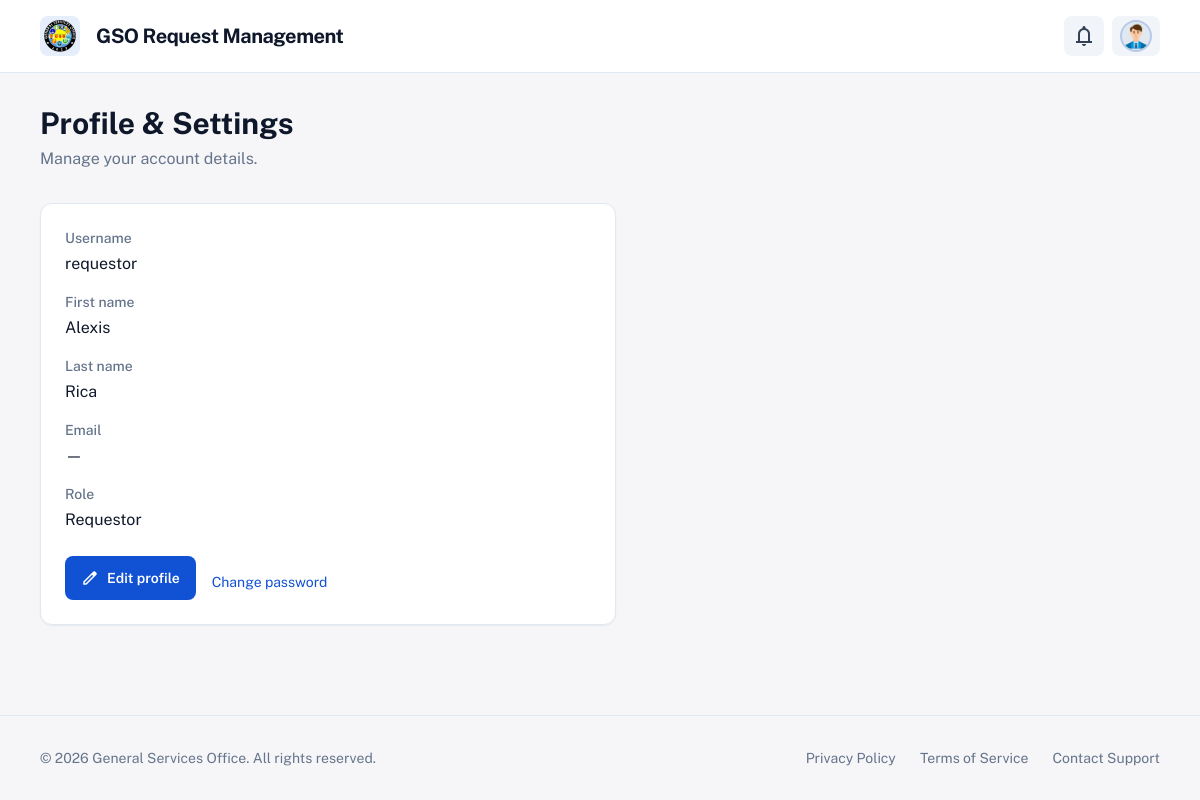
The page /accounts/requestor/profile/ (signed in) on the database its author committed.
### apps/gso_accounts/models.py (models this page shows, shortened)
class User(AbstractUser):
    AVATAR_CHOICES = (
        ('man1', 'Man 1'),
        ('man2', 'Man 2'),
        ('man3', 'Man 3'),
        ('man4', 'Man 4'),
        ('man5', 'Man 5'),
        ('man6', 'Man 6'),
        ('man7', 'Man 7'),
        ('man8', 'Man 8'),
        ('man9', 'Man 9'),
        ('woman1', 'Woman 1'),
        ('woman2', 'Woman 2'),
        ('woman3', 'Woman 3'),
        ('woman4', 'Woman 4'),
        ('woman5', 'Woman 5'),
        ('woman6', 'Woman 6'),
        ('woman7', 'Woman 7'),
        ('woman8', 'Woman 8'),
    )
    class Role(models.TextChoices):
        REQUESTOR = 'REQUESTOR', 'Requestor'
        UNIT_HEAD = 'UNIT_HEAD', 'Unit Head'
        PERSONNEL = 'PERSONNEL', 'Personnel'
        GSO_OFFICE = 'GSO_OFFICE', 'GSO Office'
        DIRECTOR = 'DIRECTOR', 'Director'
    role = models.CharField(
        max_length=20,
        choices=Role.choices,
        default=Role.REQUESTOR,
    )
    unit = models.ForeignKey(
        'gso_units.Unit',
        on_delete=models.SET_NULL,
        null=True,
        blank=True,
        related_name='users',
        help_text='Unit for Unit Head / Personnel.',
    )
    avatar_code = models.CharField(
        max_length=20,
        choices=AVATAR_CHOICES,
        blank=True,
        default='man1',
        help_text='Static avatar image key (man1–man9, woman1–woman8).',
    )
    oic_for_director = models.ForeignKey(
        'self',
        on_delete=models.SET_NULL,
        null=True,
        blank=True,
        related_name='oic_users',
        help_text='Director who designated this user as Officer-in-Charge (OIC).',
    )
    class Meta:
        verbose_name = 'user'
        verbose_name_plural = 'users'
    @property
    def is_staff_role(self):
        return self.role in (
            self.Role.UNIT_HEAD,
            self.Role.PERSONNEL,
            self.Role.GSO_OFFICE,
            self.Role.DIRECTOR,
        )
    @property
    def avatar_static_path(self):
        code = self.avatar_code or 'man1'
        return f"img/avatars/{code}.png"

### apps/gso_accounts/views.py (the view)
# urls.py: path('requestor/profile/', views.RequestorProfileView.as_view(), name='requestor_profile'),
class RequestorProfileView(TemplateView):
    template_name = 'requestor/profile.html'
    def dispatch(self, request, *args, **kwargs):
        if not request.user.is_authenticated:
            return redirect('gso_accounts:login')
        if hasattr(request.user, 'is_staff_role') and request.user.is_staff_role:
            return redirect('gso_accounts:staff_dashboard')
        return super().dispatch(request, *args, **kwargs)

### apps/gso_accounts/context_processors.py (called while the page is built)
def requestor_notifications(request):
    try:
        if not getattr(request, 'user', None) or not request.user.is_authenticated:
            return {'requestor_notifications': [], 'user_notifications': [], 'unread_notification_count': 0}
    except Exception:
        return {'requestor_notifications': [], 'user_notifications': [], 'unread_notification_count': 0}
    from apps.gso_notifications.models import Notification
    qs = list(Notification.objects.filter(user=request.user).order_by('-created_at')[:50])
    unread_count = Notification.objects.filter(user=request.user, read=False).count()
    return {
        'requestor_notifications': qs,
        'user_notifications': qs,
        'unread_notification_count': unread_count,
    }

def requestor_profile_form(request):
    try:
        if not getattr(request, 'user', None) or not request.user.is_authenticated:
            return {}
        if getattr(request.user, 'role', None) != 'REQUESTOR':
            return {}
    except Exception:
        return {}
    return {'requestor_profile_form': RequestorProfileForm(instance=request.user)}

### templates/requestor/profile.html (shortened to what this page needs)
{% extends "layouts/base_requestor.html" %}
{% block requestor_content %}
<div class="mb-8">
    <h1 class="text-slate-900 dark:text-slate-100 text-3xl font-bold leading-tight">Profile &amp; Settings</h1>
    <p class="text-slate-500 dark:text-slate-400 mt-1">Manage your account details.</p>
</div>
<div class="bg-white dark:bg-slate-900 rounded-xl border border-slate-200 dark:border-slate-800 shadow-sm p-6 max-w-xl">
    <dl class="space-y-4">
        <div>
            <dt class="text-sm font-medium text-slate-500 dark:text-slate-400">Username</dt>
            <dd class="text-slate-900 dark:text-slate-100 mt-1">{{ request.user.username }}</dd>
        </div>
        <div>
            <dt class="text-sm font-medium text-slate-500 dark:text-slate-400">First name</dt>
            <dd class="text-slate-900 dark:text-slate-100 mt-1">{{ request.user.first_name|default:"—" }}</dd>
        </div>
        <div>
            <dt class="text-sm font-medium text-slate-500 dark:text-slate-400">Last name</dt>
            <dd class="text-slate-900 dark:text-slate-100 mt-1">{{ request.user.last_name|default:"—" }}</dd>
        </div>
        <div>
            <dt class="text-sm font-medium text-slate-500 dark:text-slate-400">Email</dt>
            <dd class="text-slate-900 dark:text-slate-100 mt-1">{{ request.user.email|default:"—" }}</dd>
        </div>
        <div>
            <dt class="text-sm font-medium text-slate-500 dark:text-slate-400">Role</dt>
            <dd class="text-slate-900 dark:text-slate-100 mt-1">Requestor</dd>
        </div>
    </dl>
    <div class="mt-6">
        <a href="{% url 'gso_accounts:requestor_profile_edit' %}" class="inline-flex items-center gap-2 bg-primary hover:bg-primary/90 text-white px-4 py-2 rounded-lg text-sm font-semibold transition-colors">
            <span class="material-symbols-outlined text-lg">edit</span>
            Edit profile
        </a>
        <a href="{% url 'gso_accounts:password_reset' %}" class="ml-3 text-sm text-primary hover:underline">Change password</a>
    </div>
</div>
{% endblock %}

### templates/layouts/base_requestor.html (shortened to what this page needs)
<!DOCTYPE html>
<html lang="en">
{% load static %}
<head>
    <script src="https://cdn.tailwindcss.com?plugins=forms,container-queries"></script>
    <script id="tailwind-config">
        tailwind.config = {
            darkMode: "class",
            theme: {
                extend: {
                    colors: {
                        "primary": "#1152d4",
                        "background-light": "#f6f6f8",
                        "background-dark": "#101622",
                    },
                    fontFamily: {
                        "display": ["Public Sans", "sans-serif"]
                    },
                    borderRadius: {
                        "DEFAULT": "0.25rem",
                        "lg": "0.5rem",
                        "xl": "0.75rem",
                        "full": "9999px"
                    },
                },
            },
        }
    </script>
</head>
<body class="bg-background-light dark:bg-background-dark text-slate-900 dark:text-slate-100 font-display transition-colors duration-200">
<div class="relative flex min-h-screen w-full flex-col overflow-x-hidden">
<div class="layout-container flex h-full grow flex-col">
<header class="flex items-center justify-between border-b border-slate-200 dark:border-slate-800 bg-white dark:bg-background-dark px-6 md:px-10 py-4 sticky top-0 z-50">
    <div class="flex items-center gap-4 text-primary">
        <div class="size-10 bg-primary/10 rounded-lg flex items-center justify-center overflow-hidden">
            <img src="{% static 'img/logo/gso_logo.png' %}" alt="GSO logo" class="w-8 h-8 object-contain">
        </div>
        <a href="{% url 'gso_accounts:requestor_dashboard' %}" class="text-slate-900 dark:text-slate-100 text-xl font-bold leading-tight tracking-tight hover:opacity-90">GSO Request Management</a>
    </div>
    <div class="flex flex-1 justify-end gap-4 items-center">
        <div class="flex gap-2 items-center">
            <div class="relative" id="notif-dropdown-wrap">
                <button type="button" id="notif-dropdown-btn" class="relative flex items-center justify-center rounded-lg h-10 w-10 bg-slate-100 dark:bg-slate-800 text-slate-700 dark:text-slate-300 hover:bg-primary/10 hover:text-primary transition-colors" aria-label="Notifications" aria-expanded="false" aria-haspopup="true">
                    <span class="material-symbols-outlined">notifications</span>
                </button>
            </div>
            <div class="relative" id="profile-dropdown-wrap">
                <button type="button" id="profile-dropdown-btn" class="flex items-center gap-2 rounded-lg h-10 pl-2 pr-2 bg-slate-100 dark:bg-slate-800 text-slate-700 dark:text-slate-300 hover:bg-primary/10 hover:text-primary transition-colors focus:outline-none focus:ring-2 focus:ring-primary/30" aria-expanded="false" aria-haspopup="true" aria-label="Profile menu">
                    <div class="bg-slate-200 dark:bg-slate-700 rounded-full size-8 overflow-hidden border-2 border-primary/20 flex items-center justify-center">
                        <img src="{% static request.user.avatar_static_path %}" alt="Profile avatar" class="w-full h-full object-cover"/>
                    </div>
                </button>
            </div>
        </div>
    </div>
</header>
<main class="flex-1 flex justify-center py-8">
    <div class="layout-content-container flex flex-col max-w-7xl w-full px-6 md:px-10">
    {% block requestor_content %}{% endblock %}
    </div>
</main>
<footer class="mt-auto py-8 border-t border-slate-200 dark:border-slate-800 px-6 md:px-10">
    <div class="max-w-7xl mx-auto flex flex-col md:flex-row justify-between items-center gap-4">
        <p class="text-slate-500 dark:text-slate-400 text-sm">© {% now "Y" %} General Services Office. All rights reserved.</p>
        <div class="flex gap-6 text-sm text-slate-500 dark:text-slate-400">
            <a class="hover:text-primary transition-colors" href="#">Privacy Policy</a>
            <a class="hover:text-primary transition-colors" href="#">Terms of Service</a>
            <a class="hover:text-primary transition-colors" href="#">Contact Support</a>
        </div>
    </div>
</footer>
</div>
</div>
</body>
</html>

### templates/layouts/base_requestor.html (style rules this page uses)
body { font-family: 'Public Sans', sans-serif; }
.material-symbols-outlined { font-variation-settings: 'FILL' 0, 'wght' 400, 'GRAD' 0, 'opsz' 24; }

### rows shown on the page
User: avatar_code (picture), user.username "requestor", user.first_name "Alexis", user.last_name "Rica", user.email "—"
